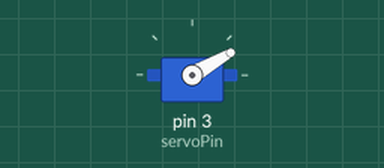
This sketch was run on a simulated Arduino Uno, built with avr-gcc and run on an emulated ATmega328P. Parts: servo.

Above: at 0.05 s.
Timing chart, 0 to 4.6 s (numbered marks = the images above):
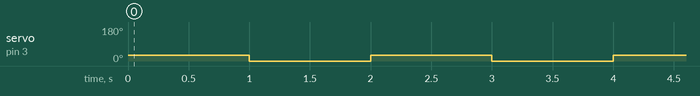

The sketch:

servo.ino
```cpp
#include <Servo.h>

int servoPin = 3;

Servo servo1;

void setup() {
  servo1.attach(servoPin);
}

void loop() {
  servo1.write(30);
  delay(1000);
  servo1.write(-60);
  delay(1000);
}
```

Measured:
- by itself, servo on pin 3 (servoPin): alternates 30° for 1.0 s and 0° for 1.0 s
